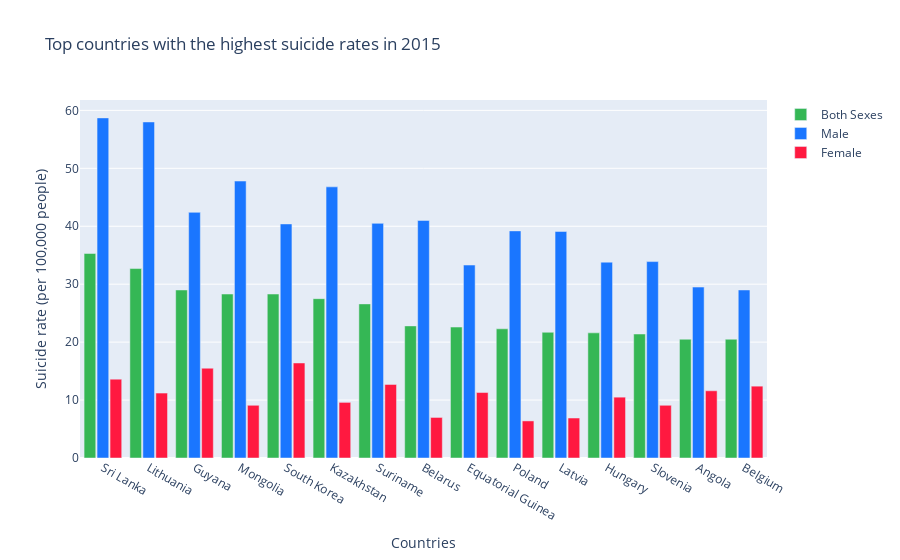

Write notebook code for a chart like this one.
### Code cell
total = go.Bar(
    x = rate2015['Country'].head(15),
    y = rate2015['Total suicide rate'].head(15),
    marker=dict(color='rgb(53, 183, 85)'),
    name = 'Both Sexes'
)

male = go.Bar(
    x = rate2015['Country'].head(15),
    y = rate2015['Male suicide rate'].head(15),
    marker=dict(color='rgb(26, 118, 255)'),
    name = 'Male'
)

female = go.Bar(
    x = rate2015['Country'].head(15),
    y = rate2015['Female suicide rate'].head(15),
    marker=dict(color='rgb(255, 25, 64)'),
    name = 'Female'
)

data = [total, male, female]

layout = go.Layout(
    title='Top countries with the highest suicide rates in 2015',
    xaxis={'title':'Countries'},
    yaxis={'title':'Suicide rate (per 100,000 people)'},
    barmode='group',
    bargap=0.15,
    bargroupgap=0.1
)

fig = go.Figure(data=data, layout=layout)
py.iplot(fig, filename='basic-bar')

### Figure 1 — Plotly figure (JSON) as saved in the notebook; plotly's stock layout.template omitted (floating-point values rounded to 4 significant figures)
{"data": [{"marker": {"color": "rgb(53, 183, 85)"}, "name": "Both Sexes", "type": "bar", "x": ["Sri Lanka", "Lithuania", "Guyana", "Mongolia", "South Korea", "Kazakhstan", "Suriname", "Belarus", "Equatorial Guinea", "Poland", "Latvia", "Hungary", "Slovenia", "Angola", "Belgium"], "y": [35.3, 32.7, 29, 28.3, 28.3, 27.5, 26.6, 22.8, 22.6, 22.3, 21.7, 21.6, 21.4, 20.5, 20.5]}, {"marker": {"color": "rgb(26, 118, 255)"}, "name": "Male", "type": "bar", "x": ["Sri Lanka", "Lithuania", "Guyana", "Mongolia", "South Korea", "Kazakhstan", "Suriname", "Belarus", "Equatorial Guinea", "Poland", "Latvia", "Hungary", "Slovenia", "Angola", "Belgium"], "y": [58.7, 58, 42.4, 47.8, 40.4, 46.8, 40.5, 41, 33.3, 39.2, 39.1, 33.8, 33.9, 29.5, 29]}, {"marker": {"color": "rgb(255, 25, 64)"}, "name": "Female", "type": "bar", "x": ["Sri Lanka", "Lithuania", "Guyana", "Mongolia", "South Korea", "Kazakhstan", "Suriname", "Belarus", "Equatorial Guinea", "Poland", "Latvia", "Hungary", "Slovenia", "Angola", "Belgium"], "y": [13.6, 11.2, 15.5, 9.1, 16.4, 9.6, 12.7, 7, 11.3, 6.4, 6.9, 10.5, 9.1, 11.6, 12.4]}], "layout": {"bargap": 0.15, "bargroupgap": 0.1, "barmode": "group", "title": {"text": "Top countries with the highest suicide rates in 2015"}, "xaxis": {"title": {"text": "Countries"}}, "yaxis": {"title": {"text": "Suicide rate (per 100,000 people)"}}}}
